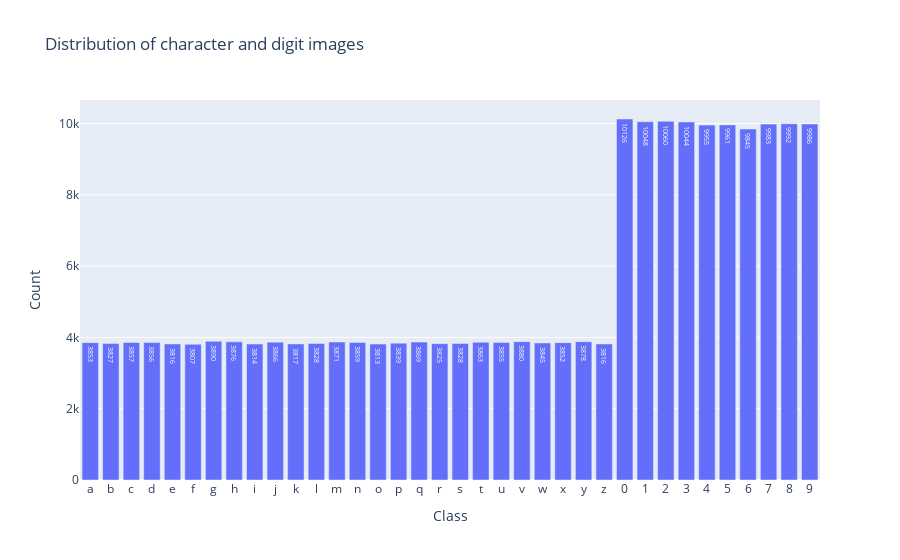

Source (notebook cell):
### Markdown cell above
##### Alphabet and Digits
Distribution of character and digit images

### Code cell
plot_class_distribution(labels=dataset.combined_labels, classes=dataset.combined_classes, class_type='digitchar')
plot_sample_combine_images(classes=dataset.combined_classes, images=dataset.combined_images, labels=dataset.combined_labels)

### Figure 1 — Plotly figure (JSON) as saved in the notebook; plotly's stock layout.template omitted (floating-point values rounded to 4 significant figures)
{"data": [{"text": [3853, 3827, 3857, 3856, 3816, 3807, 3890, 3876, 3814, 3866, 3817, 3828, 3871, 3859, 3813, 3839, 3869, 3825, 3828, 3863, 3855, 3880, 3845, 3852, 3878, 3816, 10126, 10048, 10060, 10044, 9955, 9961, 9845, 9983, 9992, 9986], "textposition": "auto", "type": "bar", "x": ["a", "b", "c", "d", "e", "f", "g", "h", "i", "j", "k", "l", "m", "n", "o", "p", "q", "r", "s", "t", "u", "v", "w", "x", "y", "z", "0", "1", "2", "3", "4", "5", "6", "7", "8", "9"], "y": [3853, 3827, 3857, 3856, 3816, 3807, 3890, 3876, 3814, 3866, 3817, 3828, 3871, 3859, 3813, 3839, 3869, 3825, 3828, 3863, 3855, 3880, 3845, 3852, 3878, 3816, 10126, 10048, 10060, 10044, 9955, 9961, 9845, 9983, 9992, 9986]}], "layout": {"title": {"text": "Distribution of character and digit images"}, "xaxis": {"title": {"text": "Class"}}, "yaxis": {"title": {"text": "Count"}}}}
